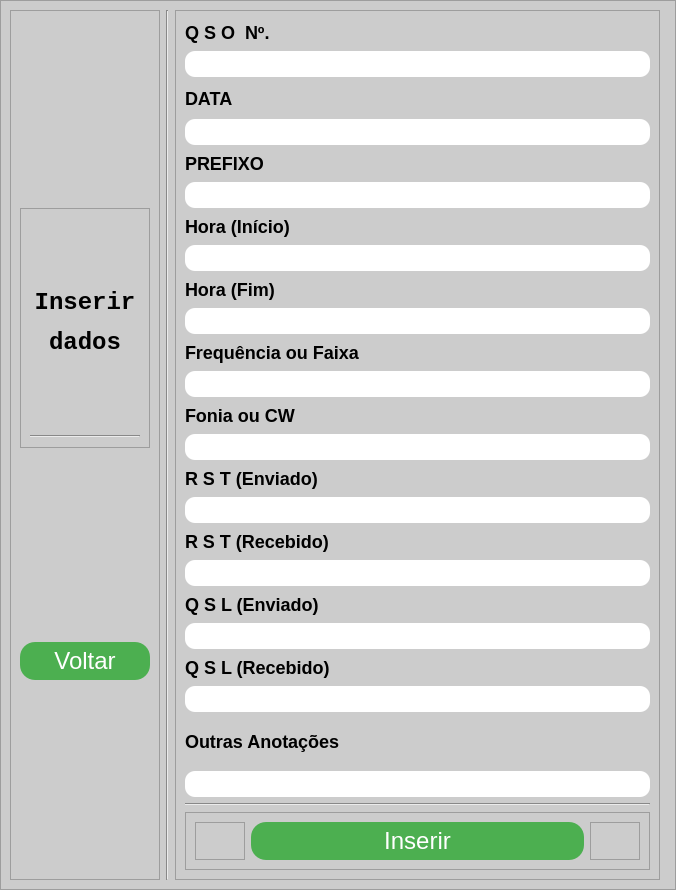
<?xml version="1.0" encoding="UTF-8"?>
<ui version="4.0">
 <class>InsertWindow</class>
 <widget class="QMainWindow" name="InsertWindow">
  <property name="geometry">
   <rect>
    <x>0</x>
    <y>0</y>
    <width>676</width>
    <height>890</height>
   </rect>
  </property>
  <property name="minimumSize">
   <size>
    <width>676</width>
    <height>890</height>
   </size>
  </property>
  <property name="maximumSize">
   <size>
    <width>16777215</width>
    <height>16777215</height>
   </size>
  </property>
  <property name="windowTitle">
   <string>Inserir dados</string>
  </property>
  <widget class="QWidget" name="centralwidget">
   <property name="minimumSize">
    <size>
     <width>0</width>
     <height>0</height>
    </size>
   </property>
   <layout class="QVBoxLayout" name="verticalLayout">
    <property name="spacing">
     <number>0</number>
    </property>
    <property name="leftMargin">
     <number>0</number>
    </property>
    <property name="topMargin">
     <number>0</number>
    </property>
    <property name="rightMargin">
     <number>0</number>
    </property>
    <property name="bottomMargin">
     <number>0</number>
    </property>
    <item>
     <widget class="QFrame" name="frame">
      <property name="minimumSize">
       <size>
        <width>0</width>
        <height>0</height>
       </size>
      </property>
      <property name="maximumSize">
       <size>
        <width>6526262</width>
        <height>16777215</height>
       </size>
      </property>
      <property name="styleSheet">
       <string notr="true">background-color: rgb(204, 204, 204);</string>
      </property>
      <property name="frameShape">
       <enum>QFrame::StyledPanel</enum>
      </property>
      <property name="frameShadow">
       <enum>QFrame::Raised</enum>
      </property>
      <layout class="QHBoxLayout" name="horizontalLayout">
       <item>
        <widget class="QFrame" name="frame_2">
         <property name="minimumSize">
          <size>
           <width>150</width>
           <height>0</height>
          </size>
         </property>
         <property name="maximumSize">
          <size>
           <width>150</width>
           <height>16777215</height>
          </size>
         </property>
         <property name="frameShape">
          <enum>QFrame::StyledPanel</enum>
         </property>
         <property name="frameShadow">
          <enum>QFrame::Raised</enum>
         </property>
         <layout class="QVBoxLayout" name="verticalLayout_3">
          <item>
           <widget class="QFrame" name="frame_8">
            <property name="maximumSize">
             <size>
              <width>16777215</width>
              <height>240</height>
             </size>
            </property>
            <property name="frameShape">
             <enum>QFrame::StyledPanel</enum>
            </property>
            <property name="frameShadow">
             <enum>QFrame::Raised</enum>
            </property>
            <layout class="QVBoxLayout" name="verticalLayout_4">
             <item>
              <widget class="QLabel" name="label_4">
               <property name="font">
                <font>
                 <family>Consolas</family>
                 <pointsize>7</pointsize>
                 <weight>75</weight>
                 <bold>true</bold>
                </font>
               </property>
               <property name="text">
                <string>&lt;html&gt;&lt;head/&gt;&lt;body&gt;&lt;p align=&quot;center&quot;&gt;&lt;span style=&quot; font-size:18pt; font-weight:600;&quot;&gt;Inserir&lt;/span&gt;&lt;/p&gt;&lt;p align=&quot;center&quot;&gt;&lt;span style=&quot; font-size:18pt; font-weight:600;&quot;&gt;dados&lt;/span&gt;&lt;/p&gt;&lt;/body&gt;&lt;/html&gt;</string>
               </property>
              </widget>
             </item>
             <item>
              <widget class="Line" name="line_3">
               <property name="orientation">
                <enum>Qt::Horizontal</enum>
               </property>
              </widget>
             </item>
            </layout>
           </widget>
          </item>
          <item>
           <widget class="QPushButton" name="pushButton_2">
            <property name="styleSheet">
             <string notr="true">QPushButton{
padding: 5px 25px;
font-size: 24px;
text-align: center;
color: #fff;
background-color: #4CAF50;
border-radius: 15px;
}


QPushButton:hover{
background-color: green;
}



QPushButton:pressed{
  background-color: #3e8e41;
}</string>
            </property>
            <property name="text">
             <string>Voltar</string>
            </property>
            <property name="icon">
             <iconset>
              <normaloff>Icons/Setapratras-removebg-preview.png</normaloff>Icons/Setapratras-removebg-preview.png</iconset>
            </property>
            <property name="iconSize">
             <size>
              <width>25</width>
              <height>15</height>
             </size>
            </property>
           </widget>
          </item>
         </layout>
        </widget>
       </item>
       <item>
        <widget class="Line" name="line_2">
         <property name="orientation">
          <enum>Qt::Vertical</enum>
         </property>
        </widget>
       </item>
       <item>
        <widget class="QFrame" name="frame_4">
         <property name="frameShape">
          <enum>QFrame::StyledPanel</enum>
         </property>
         <property name="frameShadow">
          <enum>QFrame::Raised</enum>
         </property>
         <layout class="QVBoxLayout" name="verticalLayout_2">
          <item>
           <widget class="QLabel" name="label_5">
            <property name="maximumSize">
             <size>
              <width>16777215</width>
              <height>25</height>
             </size>
            </property>
            <property name="styleSheet">
             <string notr="true">background-color: rgb(204, 204, 204);
font-size:18px;
font-weight: bold;
</string>
            </property>
            <property name="text">
             <string>Q S O  Nº.</string>
            </property>
           </widget>
          </item>
          <item>
           <widget class="QLineEdit" name="lineEdit_4">
            <property name="styleSheet">
             <string notr="true">
QLineEdit{
font-size: 20px;
text-align: center;
border-radius: 10px;
background-color: rgb(255, 255, 255);
}</string>
            </property>
           </widget>
          </item>
          <item>
           <widget class="QLabel" name="label_2">
            <property name="maximumSize">
             <size>
              <width>16777215</width>
              <height>30</height>
             </size>
            </property>
            <property name="styleSheet">
             <string notr="true">background-color: rgb(204, 204, 204);
font-size:18px;
font-weight: bold;
</string>
            </property>
            <property name="text">
             <string>DATA</string>
            </property>
           </widget>
          </item>
          <item>
           <widget class="QLineEdit" name="lineEdit_2">
            <property name="styleSheet">
             <string notr="true">
QLineEdit{
font-size: 20px;
text-align: center;
border-radius: 10px;
background-color: rgb(255, 255, 255);
}</string>
            </property>
           </widget>
          </item>
          <item>
           <widget class="QLabel" name="label_3">
            <property name="maximumSize">
             <size>
              <width>16777215</width>
              <height>25</height>
             </size>
            </property>
            <property name="styleSheet">
             <string notr="true">background-color: rgb(204, 204, 204);
font-size:18px;
font-weight: bold;
</string>
            </property>
            <property name="text">
             <string>PREFIXO</string>
            </property>
           </widget>
          </item>
          <item>
           <widget class="QLineEdit" name="lineEdit_3">
            <property name="styleSheet">
             <string notr="true">
QLineEdit{
font-size: 20px;
text-align: center;
border-radius: 10px;
background-color: rgb(255, 255, 255);
}</string>
            </property>
           </widget>
          </item>
          <item>
           <widget class="QLabel" name="label_6">
            <property name="maximumSize">
             <size>
              <width>16777215</width>
              <height>25</height>
             </size>
            </property>
            <property name="styleSheet">
             <string notr="true">background-color: rgb(204, 204, 204);
font-size:18px;
font-weight: bold;
</string>
            </property>
            <property name="text">
             <string>Hora (Início)</string>
            </property>
           </widget>
          </item>
          <item>
           <widget class="QLineEdit" name="lineEdit_5">
            <property name="styleSheet">
             <string notr="true">
QLineEdit{
font-size: 20px;
text-align: center;
border-radius: 10px;
background-color: rgb(255, 255, 255);
}</string>
            </property>
           </widget>
          </item>
          <item>
           <widget class="QLabel" name="label_7">
            <property name="maximumSize">
             <size>
              <width>16777215</width>
              <height>25</height>
             </size>
            </property>
            <property name="styleSheet">
             <string notr="true">background-color: rgb(204, 204, 204);
font-size:18px;
font-weight: bold;
</string>
            </property>
            <property name="text">
             <string>Hora (Fim)</string>
            </property>
           </widget>
          </item>
          <item>
           <widget class="QLineEdit" name="lineEdit_6">
            <property name="styleSheet">
             <string notr="true">
QLineEdit{
font-size: 20px;
text-align: center;
border-radius: 10px;
background-color: rgb(255, 255, 255);
}</string>
            </property>
           </widget>
          </item>
          <item>
           <widget class="QLabel" name="label_8">
            <property name="maximumSize">
             <size>
              <width>16777215</width>
              <height>25</height>
             </size>
            </property>
            <property name="styleSheet">
             <string notr="true">background-color: rgb(204, 204, 204);
font-size:18px;
font-weight: bold;
</string>
            </property>
            <property name="text">
             <string>Frequência ou Faixa</string>
            </property>
           </widget>
          </item>
          <item>
           <widget class="QLineEdit" name="lineEdit_7">
            <property name="styleSheet">
             <string notr="true">
QLineEdit{
font-size: 20px;
text-align: center;
border-radius: 10px;
background-color: rgb(255, 255, 255);
}</string>
            </property>
           </widget>
          </item>
          <item>
           <widget class="QLabel" name="label_9">
            <property name="maximumSize">
             <size>
              <width>16777215</width>
              <height>25</height>
             </size>
            </property>
            <property name="styleSheet">
             <string notr="true">background-color: rgb(204, 204, 204);
font-size:18px;
font-weight: bold;
</string>
            </property>
            <property name="text">
             <string>Fonia ou CW</string>
            </property>
           </widget>
          </item>
          <item>
           <widget class="QLineEdit" name="lineEdit_8">
            <property name="styleSheet">
             <string notr="true">
QLineEdit{
font-size: 20px;
text-align: center;
border-radius: 10px;
background-color: rgb(255, 255, 255);
}</string>
            </property>
           </widget>
          </item>
          <item>
           <widget class="QLabel" name="label_10">
            <property name="maximumSize">
             <size>
              <width>16777215</width>
              <height>25</height>
             </size>
            </property>
            <property name="styleSheet">
             <string notr="true">background-color: rgb(204, 204, 204);
font-size:18px;
font-weight: bold;
</string>
            </property>
            <property name="text">
             <string>R S T (Enviado)</string>
            </property>
           </widget>
          </item>
          <item>
           <widget class="QLineEdit" name="lineEdit_9">
            <property name="styleSheet">
             <string notr="true">
QLineEdit{
font-size: 20px;
text-align: center;
border-radius: 10px;
background-color: rgb(255, 255, 255);
}</string>
            </property>
           </widget>
          </item>
          <item>
           <widget class="QLabel" name="label_11">
            <property name="maximumSize">
             <size>
              <width>16777215</width>
              <height>25</height>
             </size>
            </property>
            <property name="styleSheet">
             <string notr="true">background-color: rgb(204, 204, 204);
font-size:18px;
font-weight: bold;
</string>
            </property>
            <property name="text">
             <string>R S T (Recebido)</string>
            </property>
           </widget>
          </item>
          <item>
           <widget class="QLineEdit" name="lineEdit_10">
            <property name="styleSheet">
             <string notr="true">
QLineEdit{
font-size: 20px;
text-align: center;
border-radius: 10px;
background-color: rgb(255, 255, 255);
}</string>
            </property>
           </widget>
          </item>
          <item>
           <widget class="QLabel" name="label_12">
            <property name="maximumSize">
             <size>
              <width>16777215</width>
              <height>25</height>
             </size>
            </property>
            <property name="styleSheet">
             <string notr="true">background-color: rgb(204, 204, 204);
font-size:18px;
font-weight: bold;
</string>
            </property>
            <property name="text">
             <string>Q S L (Enviado)</string>
            </property>
           </widget>
          </item>
          <item>
           <widget class="QLineEdit" name="lineEdit_11">
            <property name="styleSheet">
             <string notr="true">
QLineEdit{
font-size: 20px;
text-align: center;
border-radius: 10px;
background-color: rgb(255, 255, 255);
}</string>
            </property>
           </widget>
          </item>
          <item>
           <widget class="QLabel" name="label_13">
            <property name="maximumSize">
             <size>
              <width>16777215</width>
              <height>25</height>
             </size>
            </property>
            <property name="styleSheet">
             <string notr="true">background-color: rgb(204, 204, 204);
font-size:18px;
font-weight: bold;
</string>
            </property>
            <property name="text">
             <string>Q S L (Recebido)</string>
            </property>
           </widget>
          </item>
          <item>
           <widget class="QLineEdit" name="lineEdit_12">
            <property name="styleSheet">
             <string notr="true">
QLineEdit{
font-size: 20px;
text-align: center;
border-radius: 10px;
background-color: rgb(255, 255, 255);
}</string>
            </property>
           </widget>
          </item>
          <item>
           <widget class="QLabel" name="label_14">
            <property name="styleSheet">
             <string notr="true">background-color: rgb(204, 204, 204);
font-size:18px;
font-weight: bold;
</string>
            </property>
            <property name="text">
             <string>Outras Anotações</string>
            </property>
           </widget>
          </item>
          <item>
           <widget class="QLineEdit" name="lineEdit_13">
            <property name="styleSheet">
             <string notr="true">
QLineEdit{
font-size: 20px;
text-align: center;
border-radius: 10px;
background-color: rgb(255, 255, 255);
}</string>
            </property>
           </widget>
          </item>
          <item>
           <widget class="Line" name="line">
            <property name="orientation">
             <enum>Qt::Horizontal</enum>
            </property>
           </widget>
          </item>
          <item>
           <widget class="QFrame" name="frame_5">
            <property name="maximumSize">
             <size>
              <width>16777215</width>
              <height>70</height>
             </size>
            </property>
            <property name="frameShape">
             <enum>QFrame::StyledPanel</enum>
            </property>
            <property name="frameShadow">
             <enum>QFrame::Raised</enum>
            </property>
            <layout class="QHBoxLayout" name="horizontalLayout_2">
             <item>
              <widget class="QFrame" name="frame_6">
               <property name="maximumSize">
                <size>
                 <width>50</width>
                 <height>16777215</height>
                </size>
               </property>
               <property name="frameShape">
                <enum>QFrame::StyledPanel</enum>
               </property>
               <property name="frameShadow">
                <enum>QFrame::Raised</enum>
               </property>
              </widget>
             </item>
             <item>
              <widget class="QPushButton" name="pushButton">
               <property name="styleSheet">
                <string notr="true">QPushButton{
padding: 5px 25px;
font-size: 24px;
text-align: center;
color: #fff;
background-color: #4CAF50;
border-radius: 15px;
}


QPushButton:hover{
background-color: green;
}



QPushButton:pressed{
  background-color: #3e8e41;
}</string>
               </property>
               <property name="text">
                <string>Inserir</string>
               </property>
               <property name="icon">
                <iconset>
                 <normaloff>Icons/InserirIcon-removebg-preview-removebg-preview.png</normaloff>Icons/InserirIcon-removebg-preview-removebg-preview.png</iconset>
               </property>
               <property name="iconSize">
                <size>
                 <width>40</width>
                 <height>25</height>
                </size>
               </property>
              </widget>
             </item>
             <item>
              <widget class="QFrame" name="frame_7">
               <property name="maximumSize">
                <size>
                 <width>50</width>
                 <height>16777215</height>
                </size>
               </property>
               <property name="frameShape">
                <enum>QFrame::StyledPanel</enum>
               </property>
               <property name="frameShadow">
                <enum>QFrame::Raised</enum>
               </property>
              </widget>
             </item>
            </layout>
           </widget>
          </item>
         </layout>
        </widget>
       </item>
       <item>
        <widget class="QFrame" name="frame_3">
         <property name="minimumSize">
          <size>
           <width>0</width>
           <height>0</height>
          </size>
         </property>
         <property name="maximumSize">
          <size>
           <width>150</width>
           <height>16777215</height>
          </size>
         </property>
         <property name="frameShape">
          <enum>QFrame::StyledPanel</enum>
         </property>
         <property name="frameShadow">
          <enum>QFrame::Raised</enum>
         </property>
        </widget>
       </item>
      </layout>
     </widget>
    </item>
   </layout>
  </widget>
 </widget>
 <resources/>
 <connections/>
</ui>
